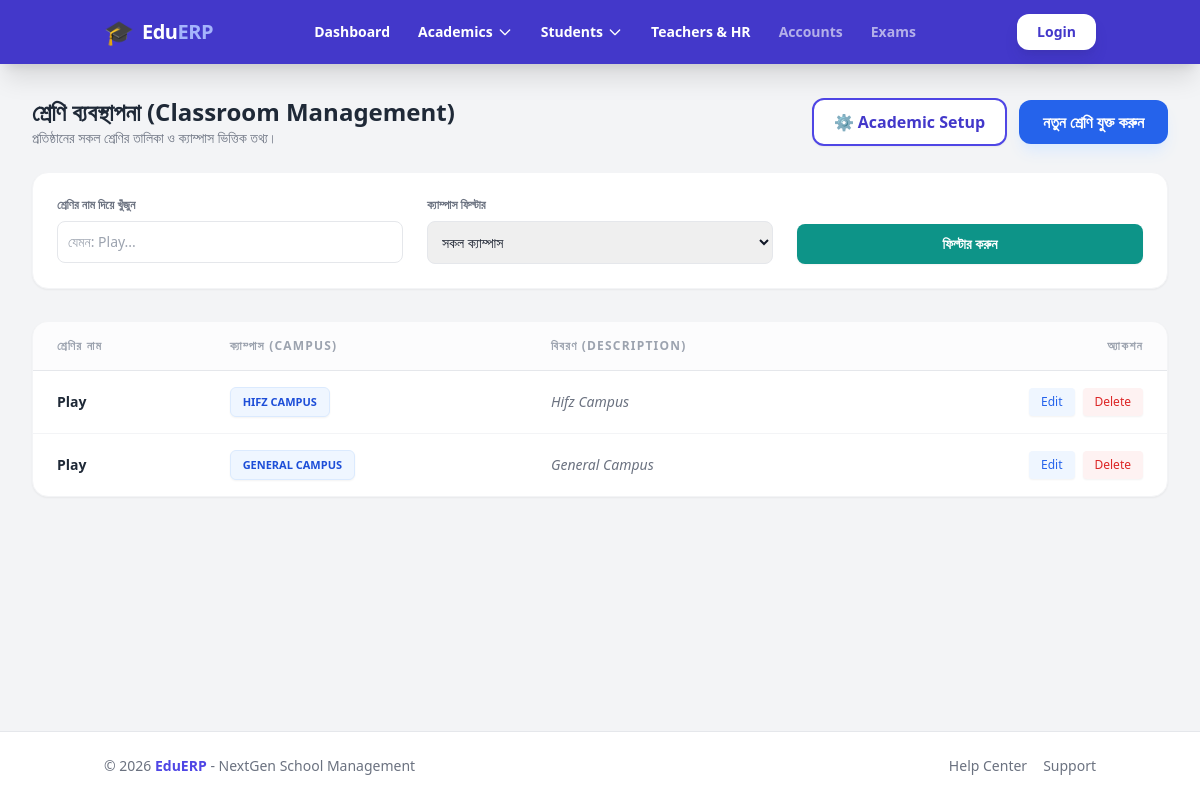
Screenshot of /academics/classrooms/ with the database file from the repository.
### apps/academics/models.py (models this page shows, shortened)
class ClassRoom(models.Model):
    campus = models.ForeignKey(Campus, on_delete=models.CASCADE, related_name='classrooms')
    name = models.CharField(max_length=50)
    description = models.TextField(blank=True, null=True)
    created_at = models.DateTimeField(auto_now_add=True)
    class Meta:
        unique_together = ('name', 'campus')

class Campus(models.Model):
    name = models.CharField(max_length=100, unique=True) # যেমন: General Campus
    address = models.TextField(blank=True, null=True)
    created_at = models.DateTimeField(auto_now_add=True)

### apps/academics/views.py (the view)
# urls.py: path('classrooms/', views.classroom_list, name='classroom_list'),
def classroom_list(request):
    classrooms = ClassRoom.objects.select_related('campus').prefetch_related('sections').all().order_by('name')
    campuses = Campus.objects.all().order_by('name') # ডাটাবেস থেকে ডাইনামিক ক্যাম্পাস আনা হচ্ছে
    return render(request, 'academics/classroom_list.html', {
        'classrooms': classrooms,
        'campuses': campuses
    })

### templates/academics/classroom_list.html (shortened to what this page needs)
{% extends 'base.html' %}
{% block content %}
<div class="max-w-7xl mx-auto px-4 sm:px-6 lg:px-8 relative">
    <div class="flex flex-col md:flex-row justify-between items-start md:items-center mb-6 gap-4">
        <div>
            <h1 class="text-2xl font-bold text-gray-800">শ্রেণি ব্যবস্থাপনা (Classroom Management)</h1>
            <p class="text-sm text-gray-500">প্রতিষ্ঠানের সকল শ্রেণির তালিকা ও ক্যাম্পাস ভিত্তিক তথ্য।</p>
        </div>
        <div class="flex items-center gap-3">
            <a href="{% url 'academics:academic_setup' %}" class="bg-white border-2 border-indigo-600 text-indigo-700 px-5 py-2.5 rounded-xl font-bold hover:bg-indigo-50 transition shadow-sm flex items-center">
                ⚙️ Academic Setup
            </a>
            <button onclick="document.getElementById('addClassModal').classList.remove('hidden')"
                    class="bg-blue-600 text-white px-6 py-2.5 rounded-xl font-semibold hover:bg-blue-700 transition flex items-center shadow-lg shadow-blue-100">
                নতুন শ্রেণি যুক্ত করুন
            </button>
        </div>
    </div>
    <form hx-get="{% url 'academics:filter_classrooms' %}" hx-target="#classroom-table-body" hx-swap="innerHTML" class="bg-white p-6 rounded-2xl shadow-sm border border-gray-100 mb-8">
        <div class="grid grid-cols-1 md:grid-cols-3 gap-6">
            <div>
                <label class="block text-xs font-bold text-gray-500 uppercase mb-2">শ্রেণির নাম দিয়ে খুঁজুন</label>
                <input type="text" name="search_query" placeholder="যেমন: Play..." class="w-full border border-gray-200 p-2.5 rounded-lg text-sm outline-none focus:ring-2 focus:ring-blue-500 transition">
            </div>
            <div>
                <label class="block text-xs font-bold text-gray-500 uppercase mb-2">ক্যাম্পাস ফিল্টার</label>
                <select name="campus" class="w-full border border-gray-200 p-2.5 rounded-lg text-sm outline-none focus:ring-2 focus:ring-blue-500 transition">
                    <option value="all">সকল ক্যাম্পাস</option>
                </select>
            </div>
            <div class="flex items-end">
                <button type="submit" class="bg-teal-600 text-white px-8 py-2.5 rounded-lg text-sm font-bold hover:bg-teal-700 transition shadow-sm w-full">
                    ফিল্টার করুন
                </button>
            </div>
        </div>
    </form>
    <div class="bg-white rounded-2xl shadow-sm border border-gray-100 overflow-hidden">
        <table class="w-full text-left">
            <thead>
                <tr class="text-xs font-bold text-gray-400 bg-gray-50/50 border-b uppercase tracking-widest">
                    <th class="px-6 py-4">শ্রেণির নাম</th>
                    <th class="px-6 py-4">ক্যাম্পাস (Campus)</th>
                    <th class="px-6 py-4">বিবরণ (Description)</th>
                    <th class="px-6 py-4 text-right">অ্যাকশন</th>
                </tr>
            </thead>
            <tbody id="classroom-table-body" class="divide-y divide-gray-50">
                {% include 'academics/partials/classroom_table_body.html' %}
            </tbody>
        </table>
    </div>
</div>
{% endblock %}

### templates/academics/partials/classroom_row.html (shortened to what this page needs)
<tr class="hover:bg-gray-50 transition duration-150 text-sm border-b border-gray-100">
    <td class="px-6 py-4 font-bold text-gray-800">
        {{ classroom.name }}
    </td>
    <td class="px-6 py-4">
        <span class="inline-block px-3 py-1 bg-blue-50 text-blue-700 rounded-md text-[11px] font-bold uppercase border border-blue-100 shadow-sm">
            {{ classroom.campus.name|default:"ক্যাম্পাস নেই" }}
        </span>
    </td>
    <td class="px-6 py-4 text-gray-500 italic">
        {{ classroom.description|default:"কোনো বিবরণ নেই" }}
    </td>
    <td class="px-6 py-4 text-right">
        <div class="flex space-x-2 justify-end">
            <button hx-get="{% url 'academics:edit_classroom' classroom.id %}" hx-target="closest tr" hx-swap="outerHTML" class="text-xs font-medium bg-blue-50 text-blue-600 px-3 py-1.5 rounded hover:bg-blue-600 hover:text-white transition shadow-sm">Edit</button>
            <form hx-post="{% url 'academics:delete_classroom' classroom.id %}" hx-target="closest tr" hx-swap="outerHTML" hx-confirm="এই শ্রেণিটি মুছে ফেলতে চান?" style="display:inline;">
                <button type="submit" class="text-xs font-medium bg-red-50 text-red-600 px-3 py-1.5 rounded hover:bg-red-600 hover:text-white transition shadow-sm">Delete</button>
            </form>
        </div>
    </td>
</tr>

### templates/base.html (style rules this page uses)
html { overflow-y: scroll; }

### rows the page displays
ClassRoom: name "Play", campus.name "HIFZ CAMPUS", description "Hifz Campus"
ClassRoom: name "Play", campus.name "GENERAL CAMPUS", description "General Campus"
